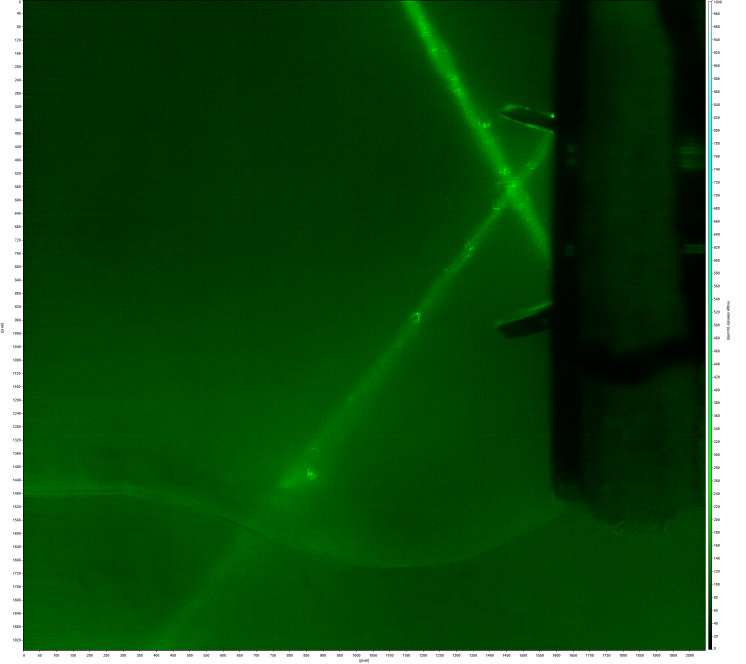
#> input picture data/Set_01_1820.png, 2237 x 1992 px (shown at 1/3 size); its folder holds only this picture in this run
$ python image_processing_2.py
#> lines starting #> are read from the running program, lines starting #| are printed output that depends on the picture; after the words box and inside, x2 and y2 are one past the last pixel; in counts of white or black regions, pixels touching at a corner belong together
import csv
import cv2
import os
import glob
import shutil
import numpy as np
from scipy.optimize import curve_fit


# =============================================================================
# Method 1 — Laser Detection (copied from image_processing.py)
# =============================================================================

# [11 lines left out: functions _enhance_laser, _apply_luminosity_threshold, not called in this run]


def _gaussian(x, amplitude, mu, sigma, offset):
    return amplitude * np.exp(-(x - mu)**2 / (2 * sigma**2)) + offset


# [152 lines left out: functions find_laser_peaks, _fit_laser_lines, _calculate_fit_angle, method1_laser, not called in this run]


# =============================================================================
# Processing Pipeline
# =============================================================================

def preprocess_image(image, threshold):
    """
    Convert BGR image to binary (grayscale -> blur -> threshold).
    Pixels below threshold -> white, above -> black.

    Returns:
        binary: thresholded image
    """
    gray = cv2.cvtColor(image, cv2.COLOR_BGR2GRAY)
    blurred = cv2.GaussianBlur(gray, (5, 5), 0)
    _, binary = cv2.threshold(blurred, threshold, 255, cv2.THRESH_BINARY_INV)
    return binary


def count_white_pixels(binary):
    """Return the number of white (255) pixels in a binary image."""
    return int(np.sum(binary == 255))


def method2_leaflet(image_path, frame_number, crop_tl, crop_br,
                    vis_dir=None, threshold=20,
                    save_overlay=True, save_threshold=True):
    """
    Process a single frame: threshold and compute centroid + leftmost white pixel.

    Args:
        image_path: Path to image file
        frame_number: Frame number
        crop_tl: Top-left crop coordinate
        crop_br: Bottom-right crop coordinate
        vis_dir: Directory to save overlay images
        threshold: Binary threshold value
        save_overlay: If True, save centroid overlay image
        save_threshold: If True, save threshold visualization image

    Returns:
        Dict with frame_number, filename, centroid, leftmost, white_pixel_count
    """
    image = cv2.imread(image_path)
    x1, y1 = crop_tl
    x2, y2 = crop_br
    image = image[y1:y2, x1:x2]

    binary_vis = preprocess_image(image, threshold)
    white_pixel_count = count_white_pixels(binary_vis)

    # Compute white-pixel centroid from thresholded image
    M = cv2.moments(binary_vis)
    if M['m00'] > 0:
        centroid = (int(M['m10'] / M['m00']), int(M['m01'] / M['m00']))
    else:
        centroid = None

    # Leftmost white pixel
    cols = np.where(binary_vis == 255)[1]
    if cols.size > 0:
        min_col = cols.min()
        rows_at_min_col = np.where(binary_vis[:, min_col] == 255)[0]
        leftmost = (int(min_col), int(rows_at_min_col[len(rows_at_min_col) // 2]))
    else:
        leftmost = None

    # Save threshold visualization
    if vis_dir and save_threshold:
        cv2.imwrite(f"{vis_dir}/frame_{frame_number}_threshold.png", binary_vis)

    # Save overlay with centroid and leftmost markers
    if vis_dir and save_overlay:
        overlay = image.copy()
        if centroid:
            cv2.drawMarker(overlay, centroid, (0, 255, 0),
                           cv2.MARKER_CROSS, markerSize=20, thickness=2)
        if leftmost:
            cv2.drawMarker(overlay, leftmost, (0, 255, 255),
                           cv2.MARKER_CROSS, markerSize=20, thickness=2)
        text = f"Frame: {frame_number}"
        font = cv2.FONT_HERSHEY_SIMPLEX
        (_, text_h), _ = cv2.getTextSize(text, font, 0.84, 2)
        cv2.putText(overlay, text, (10, text_h + 10), font, 0.84,
                    (0, 255, 0), 2, cv2.LINE_AA)
        cv2.imwrite(f"{vis_dir}/frame_{frame_number}_overlay.png", overlay)

    return {
        'frame_number': frame_number,
        'filename': os.path.basename(image_path),
        'centroid': centroid,
        'leftmost': leftmost,
        'white_pixel_count': white_pixel_count,
        'laser_angle': None,
    }


def process_sequence_2(data_dir, output_dir, crop_tl, crop_br,
                       frame_range, threshold=20, leaflet_sel="top",
                       save_overlay=True, save_threshold=True,
                       method2_leaflet_threshold=400):
    """
    Process a sequence of frames.

    Args:
        data_dir: Input directory with Set_01_*.png files
        output_dir: Root output directory
        crop_tl: Top-left crop coordinate
        crop_br: Bottom-right crop coordinate
        frame_range: (start, end) inclusive
        threshold: Binary threshold value
        leaflet_sel: "top" or "bot" leaflet selection
        save_overlay: If True, save centroid overlay images
        save_threshold: If True, save threshold visualization images
        method2_leaflet_threshold: Minimum white pixel count to run method2_leaflet
    """
#> called with data_dir = 'data', output_dir = 'output', crop_tl = (1450, 660), crop_br = (1615, 1240), frame_range = (0, 2000), threshold = 20, leaflet_sel = 'bot', save_overlay = True
    vis_dir = f"{output_dir}/{leaflet_sel}/visualisations"
    os.makedirs(vis_dir, exist_ok=True)

    image_files = sorted(glob.glob(f"{data_dir}/Set_01_*.png"))
    start, end = frame_range
    image_files = [f for f in image_files
                   if start <= int(f.split('_')[-1].split('.')[0]) <= end]

    all_data = []
    for image_path in image_files:
        frame_num = int(image_path.split('_')[-1].split('.')[0])

        # Pre-check white pixel count before full processing
        image = cv2.imread(image_path)
#> image is the input picture: shape (1992, 2237, 3); mean B, G, R 25, 78.8, 24.6
        x1, y1 = crop_tl
        x2, y2 = crop_br
        binary = preprocess_image(image[y1:y2, x1:x2], threshold)
#> in preprocess_image, `gray = cv2.cvtColor(image, cv2.COLOR_BGR2GRAY)`:
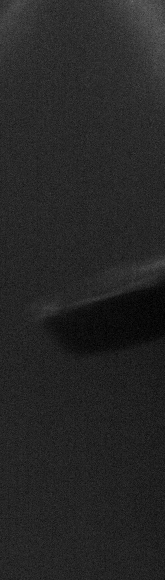
#> gray: shape (580, 165); min 1, max 114, mean 37.8
#> in preprocess_image, `gray = cv2.cvtColor(image, cv2.COLOR_BGR2GRAY)`:
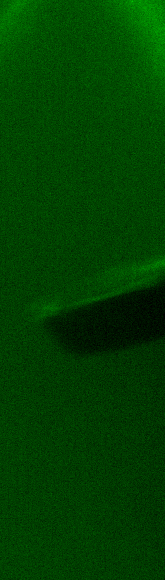
#> image: shape (580, 165, 3); mean of channels 0, 1, 2 0, 64.5, 0; drawn as B, G, R
#> in preprocess_image, `_, binary = cv2.threshold(blurred, threshold, 255, cv2.THRESH_BINARY_I..`:
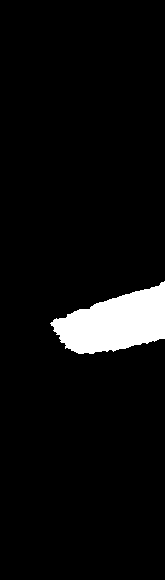
#> binary: shape (580, 165); 5.4% white; 1 white region, box (x1, y1, x2, y2) and area: (50, 281, 165, 354) 5209
        wpc = count_white_pixels(binary)
#> wpc = 5209

        if wpc < method2_leaflet_threshold:
            print(f"  method1_laser frame {frame_num} (white_pixel_count={wpc} < {method2_leaflet_threshold})")
            frame_data = method1_laser(image_path, frame_num,
                                       crop_tl, crop_br, vis_dir=vis_dir,
                                       save_overlay=save_overlay)
            frame_data['white_pixel_count'] = wpc
            all_data.append(frame_data)
            continue

        print(f"  method2_leaflet frame {frame_num}...")
        frame_data = method2_leaflet(image_path, frame_num,
                                     crop_tl, crop_br, vis_dir=vis_dir,
                                     threshold=threshold,
                                     save_overlay=save_overlay, save_threshold=save_threshold)
#> in method2_leaflet, `M = cv2.moments(binary_vis)`: M = moments, m00 1328295, centre m10/m00, m01/m00 = (115, 322.4)
#> in method2_leaflet, `centroid = (int(M['m10'] / M['m00']), int(M['m01'] / M['m00']))`: centroid = (115, 322)
#> in method2_leaflet, `cols = np.where(binary_vis == 255)[1]`: cols = 5209 values, max 164 at index 0, min 50 at index 2511, mean 115
#> in method2_leaflet, `min_col = cols.min()`: min_col = 50
#> in method2_leaflet, `rows_at_min_col = np.where(binary_vis[:, min_col] == 255)[0]`: rows_at_min_col = [323]
#> in method2_leaflet, `leftmost = (int(min_col), int(rows_at_min_col[len(rows_at_min_col) // ..`: leftmost = (50, 323)
#> in method2_leaflet, `cv2.putText(overlay, text, (10, text_h + 10), font, 0.84, (0, 255, 0),..`:
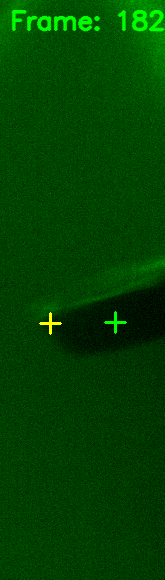
#> overlay: shape (580, 165, 3); mean B, G, R 0, 66.9, 0.3
#> frame_data = 6 items
        all_data.append(frame_data)

    # Best-fit circle through leftmost-pixel trajectory
    lft_points = np.array([d['leftmost'] for d in all_data if d['leftmost'] is not None],
                           dtype=np.float64)
#> lft_points = [[50, 323]]
    cen_points = np.array([d['centroid'] for d in all_data if d['centroid'] is not None],
                           dtype=np.float64)
#> cen_points = [[115, 322]]
    cx_fit = cy_fit = r_fit = None
    if len(lft_points) >= 3:
        # Algebraic least-squares: x² + y² + Dx + Ey + F = 0
        A = np.column_stack([lft_points[:, 0], lft_points[:, 1], np.ones(len(lft_points))])
        b_vec = -(lft_points[:, 0] ** 2 + lft_points[:, 1] ** 2)
        result, _, _, _ = np.linalg.lstsq(A, b_vec, rcond=None)
        D, E, F = result
        cx_fit = -D / 2
        cy_fit = -E / 2
        r_fit = np.sqrt(cx_fit ** 2 + cy_fit ** 2 - F)

        # Draw on the full (uncropped) last input image
        last_frame_num = all_data[-1]['frame_number']
        traj = cv2.imread(image_files[-1]).copy()
        ox, oy = crop_tl  # offset: points are in cropped space
        # Draw all leftmost points (cyan)
        for pt in lft_points:
            cv2.circle(traj, (int(pt[0]) + ox, int(pt[1]) + oy), 2, (0, 255, 255), -1)
        # Draw all centroid points (green)
        for pt in cen_points:
            cv2.circle(traj, (int(pt[0]) + ox, int(pt[1]) + oy), 2, (0, 255, 0), -1)
        # Draw fitted circle and center
        cv2.circle(traj, (int(cx_fit) + ox, int(cy_fit) + oy), int(r_fit), (0, 165, 255), 2)
        cv2.drawMarker(traj, (int(cx_fit) + ox, int(cy_fit) + oy), (0, 165, 255),
                       cv2.MARKER_CROSS, markerSize=16, thickness=2)
        traj_path = f"{vis_dir}/frame_{last_frame_num}_circle_fit_trajectory.png"
        cv2.imwrite(traj_path, traj)
        print(f"  Circle fit: center=({cx_fit:.1f}, {cy_fit:.1f}), r={r_fit:.1f}. Saved: {traj_path}")
    else:
        print(f"  Not enough leftmost points for circle fit ({len(lft_points)} points).")
#|   Not enough leftmost points for circle fit (1 points).

    # Write CSV (after circle fit so angles can be included)
    csv_path = f"{output_dir}/{leaflet_sel}/results.csv"
    with open(csv_path, 'w', newline='') as f:
        writer = csv.writer(f)
        writer.writerow(['Frame', 'Centroid_x', 'Centroid_y', 'Leftmost_x', 'Leftmost_y',
                         'Centroid_angle_from_center_deg', 'Leftmost_angle_from_center_deg',
                         'White_pixel_count', 'Laser_angle'])
        for d in all_data:
            cen = d['centroid']
            lft = d['leftmost']
            cx_s = f"{cen[0]}" if cen else 'N/A'
            cy_s = f"{cen[1]}" if cen else 'N/A'
            lx_s = f"{lft[0]}" if lft else 'N/A'
            ly_s = f"{lft[1]}" if lft else 'N/A'
            if cen and cx_fit is not None:
                cen_angle_s = f"{np.degrees(np.arctan2(cen[1] - cy_fit, cen[0] - cx_fit)) % 360:.2f}"
            else:
                cen_angle_s = 'N/A'
            if lft and cx_fit is not None:
                lft_angle_s = f"{np.degrees(np.arctan2(lft[1] - cy_fit, lft[0] - cx_fit)) % 360:.2f}"
            else:
                lft_angle_s = 'N/A'
            laser_s = f"{d['laser_angle']:.2f}" if d['laser_angle'] is not None else 'N/A'
            writer.writerow([d['frame_number'], cx_s, cy_s, lx_s, ly_s, cen_angle_s, lft_angle_s,
                             d['white_pixel_count'], laser_s])
#> this loop made 1 pass
#> (cx_s, cy_s, lx_s, ly_s, cen_angle_s, lft_angle_s, laser_s) on pass 1: ('115', '322', '50', '323', 'N/A', 'N/A', 'N/A')

    print(f"  {len(all_data)} frames processed. CSV: {csv_path}")
#|   1 frames processed. CSV: output/bot/results.csv

    return all_data


# =============================================================================
# Main
# =============================================================================

if __name__ == "__main__":
    # Clear and recreate output directory
    output_dir = "output"
    if os.path.exists(output_dir):
        shutil.rmtree(output_dir)
    os.makedirs(output_dir)

    # Configuration
    data_directory = "data"
    frame_range         = (0, 2000)              # Inclusive range of frame numbers to process
    crop_leaflet_top_tl = (1450, 380)       # Top-left (x, y) crop — top leaflet
    crop_leaflet_top_br = (1635, 660)       # Bottom-right (x, y) crop — top leaflet
    crop_leaflet_bot_tl = (1450, 660)       # Top-left (x, y) crop — bottom leaflet
    crop_leaflet_bot_br = (1615, 1240)      # Bottom-right (x, y) crop — bottom leaflet
    threshold                    = 20       # Pixels below this -> white, above -> black
    method2_leaflet_threshold    = 400      # Min white pixel count to process a frame
    save_overlay                 = True     # Save centroid overlay images
    save_threshold               = False    # Save threshold visualization images

    print("Leaflet Angle Measurement")
    print("=" * 50)
    print(f"Processing frames from: {data_directory}")
    print(f"Crop region (top): {crop_leaflet_top_tl} to {crop_leaflet_top_br}")
    print(f"Crop region (bot): {crop_leaflet_bot_tl} to {crop_leaflet_bot_br}")
    print(f"Frame range: {frame_range[0]} to {frame_range[1]}")
    print(f"Threshold: {threshold}")
    print(f"Method2 leaflet threshold: {method2_leaflet_threshold}")
    print()

# [8 lines of commented-out code are left out]

    print("--- Leaflet: bot ---")
    process_sequence_2(data_directory, output_dir,
                       crop_tl=crop_leaflet_bot_tl, crop_br=crop_leaflet_bot_br,
                       frame_range=frame_range, threshold=threshold,
                       leaflet_sel="bot",
                       save_overlay=save_overlay, save_threshold=save_threshold,
                       method2_leaflet_threshold=method2_leaflet_threshold)

    print("\nProcessing complete!")

$ run again, on data/Set_01_1824.png
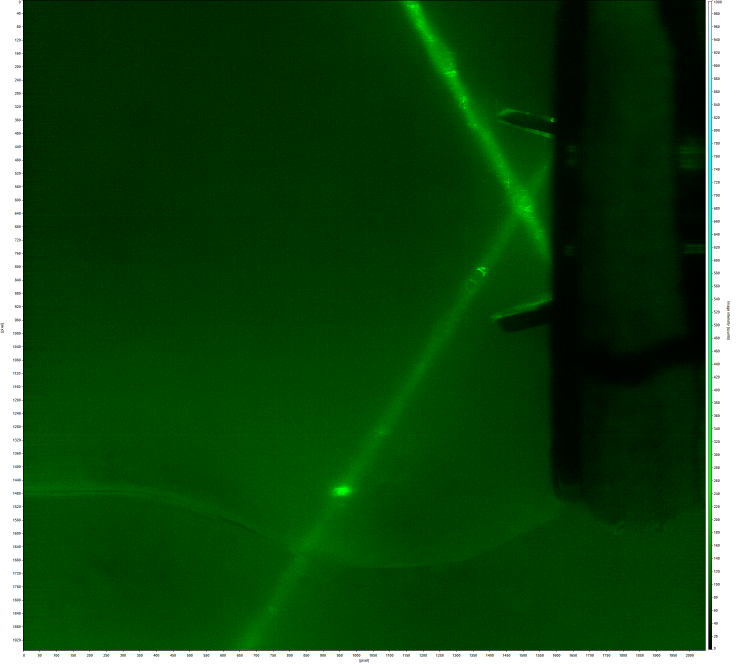
#> input picture data/Set_01_1824.png, 2237 x 1992 px (shown at 1/3 size)
#> in process_sequence_2, image is the input picture: shape (1992, 2237, 3); mean B, G, R 25, 75.5, 24.6
#> image: shape (580, 165, 3)
#> in preprocess_image, `_, binary = cv2.threshold(blurred, threshold, 255, cv2.THRESH_BINARY_I..`:
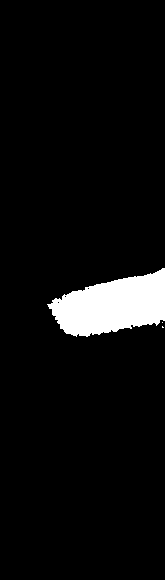
#> binary: shape (580, 165); 5.5% white; 3 white regions (2 under 20 px), largest, box (x1, y1, x2, y2) and area: (47, 268, 165, 337) 5248
#> wpc = 5252
#> M = moments, m00 1339260, centre m10/m00, m01/m00 = (112.2, 305.3)
#> centroid = (112, 305)
#> cols = 5252 values, max 164 at index 2, min 47 at index 2363, mean 112.2
#> min_col = 47
#> rows_at_min_col = [304]
#> leftmost = (47, 304)
#> in method2_leaflet, `cv2.putText(overlay, text, (10, text_h + 10), font, 0.84, (0, 255, 0),..`:
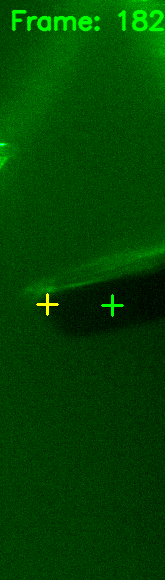
#> overlay: shape (580, 165, 3); mean B, G, R 0, 69.3, 0.3
#> frame_data = 6 items
#> lft_points = [[47, 304]]
#> cen_points = [[112, 305]]
#|   Not enough leftmost points for circle fit (1 points).
#> the loop in process_sequence_2, `for d in all_data:` made 1 pass
#> (cx_s, cy_s, lx_s, ly_s, cen_angle_s, lft_angle_s, laser_s) on pass 1: ('112', '305', '47', '304', 'N/A', 'N/A', 'N/A')
#|   1 frames processed. CSV: output/bot/results.csv

$ run again, on data/Set_01_1826.png
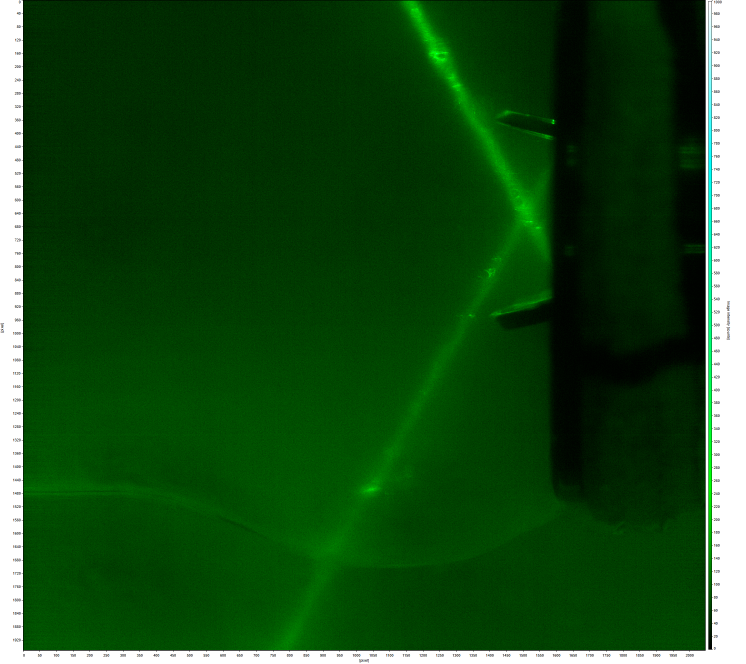
#> input picture data/Set_01_1826.png, 2237 x 1992 px (shown at 1/3 size)
#> in process_sequence_2, image is the input picture: shape (1992, 2237, 3); mean B, G, R 25, 76.4, 24.6
#> image: shape (580, 165, 3)
#> in preprocess_image, `_, binary = cv2.threshold(blurred, threshold, 255, cv2.THRESH_BINARY_I..`:
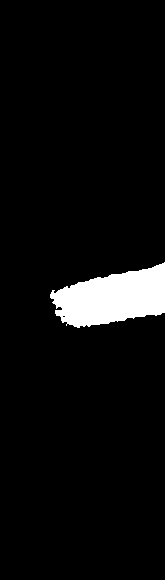
#> binary: shape (580, 165); 5.2% white; 1 white region, box (x1, y1, x2, y2) and area: (50, 262, 165, 328) 4935
#> wpc = 4935
#> M = moments, m00 1258425, centre m10/m00, m01/m00 = (112.4, 297.5)
#> centroid = (112, 297)
#> cols = 4935 values, max 164 at index 0, min 50 at index 1970, mean 112.4
#> min_col = 50
#> rows_at_min_col = [294, 295, 296, 297]
#> leftmost = (50, 296)
#> in method2_leaflet, `cv2.putText(overlay, text, (10, text_h + 10), font, 0.84, (0, 255, 0),..`:
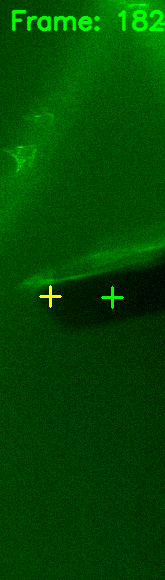
#> overlay: shape (580, 165, 3); mean B, G, R 0, 72.9, 0.3
#> frame_data = 6 items
#> lft_points = [[50, 296]]
#> cen_points = [[112, 297]]
#|   Not enough leftmost points for circle fit (1 points).
#> the loop in process_sequence_2, `for d in all_data:` made 1 pass
#> (cx_s, cy_s, lx_s, ly_s, cen_angle_s, lft_angle_s, laser_s) on pass 1: ('112', '297', '50', '296', 'N/A', 'N/A', 'N/A')
#|   1 frames processed. CSV: output/bot/results.csv
